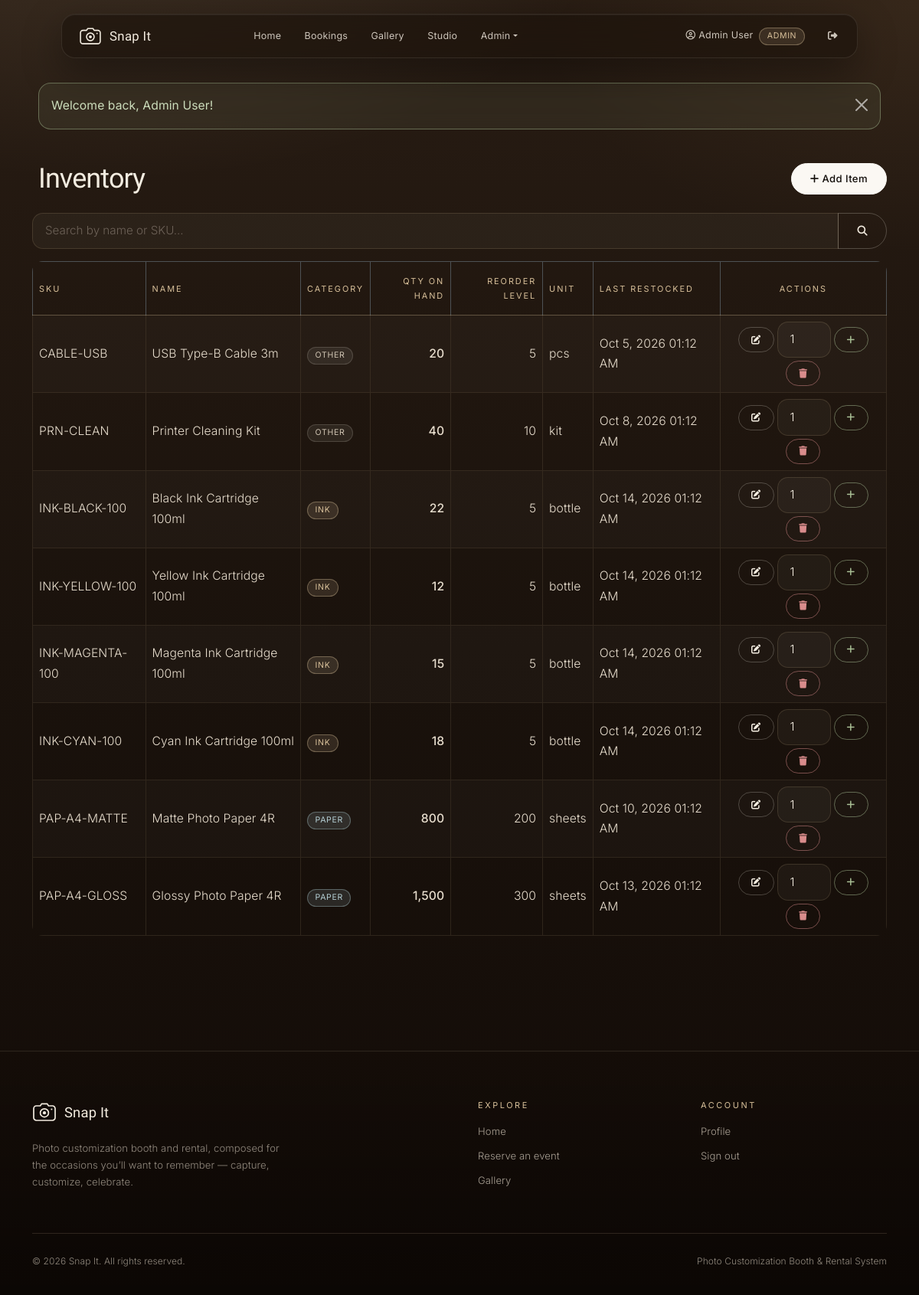
/inventory/index.php (signed in), run on the app's committed database.
### tables this page shows
CREATE TABLE IF NOT EXISTS inventory_items (
    item_id INT PRIMARY KEY AUTO_INCREMENT,
    sku VARCHAR(50) UNIQUE,
    name VARCHAR(150) NOT NULL,
    description VARCHAR(255),
    category ENUM('paper','ink','other') NOT NULL DEFAULT 'other',
    quantity_on_hand INT NOT NULL DEFAULT 0,
    reorder_level INT NOT NULL DEFAULT 10,
    unit_measure VARCHAR(30) NOT NULL DEFAULT 'pcs',
    last_restocked_at DATETIME NULL,
    created_at DATETIME NOT NULL DEFAULT CURRENT_TIMESTAMP
);

### includes/functions.php (called while the page is built, shortened)
<?php
function e($str) {
    return htmlspecialchars((string)$str, ENT_QUOTES, 'UTF-8');
}
function has_flash() {
    return isset($_SESSION['flash_message']);
}
function get_flash_message() {
    if (has_flash()) {
        $msg = $_SESSION['flash_message'];
        $type = $_SESSION['flash_type'] ?? 'warning';
        return ['message' => $msg, 'type' => $type];
    }
    return null;
}
function is_loggedin() {
    return isset($_SESSION['user_id']) && !empty($_SESSION['user_id']);
}
function is_staff() {
    return is_loggedin() && in_array(($_SESSION['role'] ?? ''), ['staff', 'admin']);
}
function format_date($dateStr, $withTime = false) {
    $ts = strtotime($dateStr);
    if ($withTime) return date('M j, Y h:i A', $ts);
    return date('M j, Y', $ts);
}
function site_base() {
    static $base = null;
    if ($base !== null) return $base;
    $script = str_replace('\\', '/', $_SERVER['SCRIPT_NAME'] ?? '/index.php');
    $root = realpath(dirname(__DIR__));
    $file = !empty($_SERVER['SCRIPT_FILENAME']) ? realpath($_SERVER['SCRIPT_FILENAME']) : false;
    if ($root && $file) {
        $root = str_replace('\\', '/', $root);
        $file = str_replace('\\', '/', $file);
        if (stripos($file, $root . '/') === 0) {
            $depth = substr_count(substr($file, strlen($root) + 1), '/');
            $parts = explode('/', $script);
            $parts = array_slice($parts, 0, max(0, count($parts) - 1 - $depth));
            return $base = rtrim(implode('/', $parts), '/');
        }
    }
    return $base = rtrim(dirname($script), '/');
}
function site_url($path = '') {
    $b = site_base();
    if ($path === '') return $b . '/';
    $path = ltrim($path, '/');
    return $b . '/' . $path;
}
function avatar_url($file) {
    $file = basename((string)$file);
    if ($file === '' || !preg_match('/^[A-Za-z0-9_\-]+\.(jpg|png|webp)$/', $file)) return null;
    return site_url('uploads/avatars/' . $file);
}
function current_user_avatar($conn) {
    if (!array_key_exists('avatar', $_SESSION)) {
        try {
            $s = mysqli_prepare($conn, "SELECT avatar FROM users WHERE user_id = ? LIMIT 1");
            $uid = (int)$_SESSION['user_id'];
            mysqli_stmt_bind_param($s, 'i', $uid);
            mysqli_stmt_execute($s);
            $row = mysqli_fetch_assoc(mysqli_stmt_get_result($s));
        } catch (Throwable $ex) {  }
    }
    return $_SESSION['avatar'];
}

### inventory/index.php (the view, shortened to what this page needs)
<?php
require_once __DIR__ . '/../includes/functions.php';
require_once __DIR__ . '/../includes/config.php';
$search = trim($_GET['q'] ?? '');
$where = '';
$sql = "SELECT * FROM inventory_items $where ORDER BY item_id DESC";
$stmt = mysqli_prepare($conn, $sql);
mysqli_stmt_execute($stmt);
$result = mysqli_stmt_get_result($stmt);
$items = [];
while ($row = mysqli_fetch_assoc($result)) {
    $items[] = $row;
}
require __DIR__ . '/../includes/header.php';
require __DIR__ . '/../includes/alert.php';
?>
<div class="container py-4">
    <div class="d-flex justify-content-between align-items-center mb-4 flex-wrap gap-2">
        <h2 class="mb-0"><i class="fa-solid fa-boxes-stocked me-2"></i>Inventory</h2>
        <a href="<?= e(site_url('inventory/create.php')) ?>" class="btn btn-primary">
            <i class="fa-solid fa-plus me-1"></i>Add Item
        </a>
    </div>
    <form method="GET" class="mb-3">
        <div class="input-group">
            <input type="text" name="q" class="form-control" placeholder="Search by name or SKU..."
                value="<?= e($search) ?>">
            <button class="btn btn-outline-secondary" type="submit">
                <i class="fa-solid fa-magnifying-glass"></i>
            </button>
        </div>
    </form>
    <div class="table-responsive">
        <table class="table table-striped table-bordered align-middle">
            <thead class="table-dark">
                <tr>
                    <th>SKU</th>
                    <th>Name</th>
                    <th>Category</th>
                    <th class="text-end">Qty on Hand</th>
                    <th class="text-end">Reorder Level</th>
                    <th>Unit</th>
                    <th>Last Restocked</th>
                    <th class="text-center">Actions</th>
                </tr>
            </thead>
            <tbody>
                <?php if (empty($items)): ?>
                    <tr>
                        <td colspan="8" class="text-center text-muted py-4">No inventory items found.</td>
                    </tr>
                <?php else: ?>
                    <?php foreach ($items as $item): ?>
                        <?php $lowStock = (int)$item['quantity_on_hand'] <= (int)$item['reorder_level']; ?>
                        <tr class="<?= $lowStock ? 'reorder-alert table-warning' : '' ?>">
                            <td><?= e($item['sku'] ?? '-') ?></td>
                            <td>
                                <?= e($item['name']) ?>
                            </td>
                            <td>
                                <?php
                                $catMap = ['paper' => 'Paper', 'ink' => 'Ink', 'other' => 'Other'];
                                $catBadge = ['paper' => 'bg-info text-dark', 'ink' => 'bg-primary', 'other' => 'bg-secondary'];
                                ?>
                                <span class="badge <?= $catBadge[$item['category']] ?? 'bg-secondary' ?>">
                                    <?= e($catMap[$item['category']] ?? $item['category']) ?>
                                </span>
                            </td>
                            <td class="text-end fw-bold <?= $lowStock ? 'text-danger' : '' ?>">
                                <?= e(number_format($item['quantity_on_hand'])) ?>
                            </td>
                            <td class="text-end"><?= e(number_format($item['reorder_level'])) ?></td>
                            <td><?= e($item['unit_measure']) ?></td>
                            <td><?= e(format_date($item['last_restocked_at'], true)) ?></td>
                            <td class="text-center">
                                <div class="d-inline-flex gap-1 align-items-center flex-wrap justify-content-center">
                                    <a href="<?= e(site_url('inventory/edit.php?id=' . $item['item_id'])) ?>"
                                        class="btn btn-sm btn-outline-primary" title="Edit">
                                        <i class="fa-solid fa-pen-to-square"></i>
                                    </a>
                                    <form method="POST" action="<?= e(site_url('inventory/restock.php')) ?>"
                                        class="d-inline-flex align-items-center gap-1">
                                        <input type="number" name="add_qty" min="1" value="1"
                                            class="form-control form-control-sm" style="width: 70px;" required>
                                        <button type="submit" class="btn btn-sm btn-outline-success" title="Restock">
                                            <i class="fa-solid fa-plus"></i>
                                        </button>
                                    </form>
                                    <a href="<?= e(site_url('inventory/delete.php?id=' . $item['item_id'])) ?>"
                                        class="btn btn-sm btn-outline-danger" title="Delete"
                                        onclick="return confirm('Delete this inventory item?');">
                                        <i class="fa-solid fa-trash"></i>
                                    </a>
                                </div>
                            </td>
                        </tr>
                    <?php endforeach; ?>
                <?php endif; ?>
            </tbody>
        </table>
    </div>
</div>
<?php require __DIR__ . '/../includes/footer.php'; ?>

### includes/header.php (shortened to what this page needs)
<?php
require_once __DIR__ . '/functions.php';
?>
<!DOCTYPE html>
<html lang="en" data-bs-theme="dark">
<head>
    <link href="https://cdn.jsdelivr.net/npm/bootstrap@5.3.2/dist/css/bootstrap.min.css" rel="stylesheet"
>
    <link rel="stylesheet" href="https://cdnjs.cloudflare.com/ajax/libs/font-awesome/6.4.2/css/all.min.css"
 />
    <link href="<?= e(site_url('includes/style/style.css')) ?>?v=<?= (int)@filemtime(__DIR__ . '/style/style.css') ?>" rel="stylesheet" type="text/css">
</head>
<body>
<nav class="navbar navbar-expand-lg navbar-snapit">
    <div class="container-fluid container-lg">
        <a class="navbar-brand" href="<?= e(site_url()) ?>" aria-label="Snap It — home">
            <span>Snap It</span>
        </a>
        <div class="collapse navbar-collapse" id="snapitNavbar">
            <ul class="navbar-nav mx-lg-auto mb-2 mb-lg-0">
                <li class="nav-item"><a class="nav-link" href="<?= e(site_url()) ?>">Home</a></li>
                <?php if (is_loggedin()): ?>
                    <li class="nav-item"><a class="nav-link" href="<?= e(site_url('booking/index.php')) ?>">Bookings</a></li>
                    <li class="nav-item"><a class="nav-link" href="<?= e(site_url('gallery/index.php')) ?>">Gallery</a></li>
                    <li class="nav-item"><a class="nav-link" href="<?= e(site_url('booth/index.php')) ?>">Studio</a></li>
                <?php endif; ?>
                <?php if (is_staff()): ?>
                    <li class="nav-item dropdown">
                        <a class="nav-link dropdown-toggle" href="#" role="button" data-bs-toggle="dropdown">Admin</a>
                    </li>
                <?php endif; ?>
            </ul>
            <ul class="navbar-nav ms-auto align-items-lg-center">
                <?php if (is_loggedin()): ?>
                    <li class="nav-item">
                        <a class="nav-link" href="<?= e(site_url('users/profile.php')) ?>">
                            <?php $__av = isset($conn) ? avatar_url(current_user_avatar($conn)) : null; ?>
                            <?php if ($__av): ?><img src="<?= e($__av) ?>" alt="" width="24" height="24" class="me-1" style="border-radius:50%;object-fit:cover;vertical-align:middle"><?php else: ?><i class="fa-regular fa-circle-user me-1"></i><?php endif; ?><?= e($_SESSION['name'] ?? 'Account') ?>
                            <span class="badge badge-snapit ms-1"><?= e(ucfirst($_SESSION['role'] ?? 'customer')) ?></span>
                        </a>
                    </li>
                    <li class="nav-item">
                        <a class="nav-link" href="<?= e(site_url('users/logout.php')) ?>" title="Log out" aria-label="Log out">
                            <i class="fa-solid fa-right-from-bracket"></i>
                        </a>
                    </li>
                <?php endif; ?>
            </ul>
        </div>
    </div>
</nav>

### includes/alert.php
<?php
require_once __DIR__ . '/functions.php';
$flash = get_flash_message();
if ($flash):
    $type = $flash['type'] === 'danger' ? 'danger' : ($flash['type'] === 'success' ? 'success' : ($flash['type'] === 'info' ? 'info' : 'warning'));
?>
<div class="alert alert-<?= e($type) ?> alert-dismissible fade show" role="alert">
    <strong><?= e($flash['message']) ?></strong>
    <button type="button" class="btn-close" data-bs-dismiss="alert" aria-label="Close"></button>
</div>
<?php endif; ?>

### includes/footer.php (shortened to what this page needs)
<footer class="footer-lux">
    <div class="container">
        <div class="row g-5">
            <div class="col-lg-5">
                <span class="footer-brand">
                    Snap It
                </span>
                <p>Photo customization booth and rental, composed for the occasions you&rsquo;ll want to remember &mdash; capture, customize, celebrate.</p>
            </div>
            <div class="col-6 col-lg-3 offset-lg-1">
                <h6>Explore</h6>
                <ul>
                    <li><a href="<?= e(site_url()) ?>">Home</a></li>
                    <li><a href="<?= e(site_url('booking/create.php')) ?>">Reserve an event</a></li>
                    <?php if (is_loggedin()): ?>
                        <li><a href="<?= e(site_url('gallery/index.php')) ?>">Gallery</a></li>
                    <?php endif; ?>
                </ul>
            </div>
            <div class="col-6 col-lg-3">
                <h6>Account</h6>
                <ul>
                    <?php if (is_loggedin()): ?>
                        <li><a href="<?= e(site_url('users/profile.php')) ?>">Profile</a></li>
                        <li><a href="<?= e(site_url('users/logout.php')) ?>">Sign out</a></li>
                    <?php else: ?>
                        <li><a href="<?= e(site_url('users/login.php')) ?>">Sign in</a></li>
                        <li><a href="<?= e(site_url('users/register.php')) ?>">Create account</a></li>
                    <?php endif; ?>
                </ul>
            </div>
        </div>
        <div class="footer-base">
            <span>&copy; <?= date('Y') ?> Snap It. All rights reserved.</span>
            <span>Photo Customization Booth &amp; Rental System</span>
        </div>
    </div>
</footer>
</body>
</html>

### data on the page
inventory_items: sku "CABLE-USB", name "USB Type-B Cable 3m", category "OTHER", quantity_on_hand "20", reorder_level "5", unit_measure "pcs", last_restocked_at "Oct 5, 2026 01:12 AM"
inventory_items: sku "PRN-CLEAN", name "Printer Cleaning Kit", category "OTHER", quantity_on_hand "40", reorder_level "10", unit_measure "kit", last_restocked_at "Oct 8, 2026 01:12 AM"
inventory_items: sku "INK-BLACK-100", name "Black Ink Cartridge 100ml", category "INK", quantity_on_hand "22", reorder_level "5", unit_measure "bottle", last_restocked_at "Oct 14, 2026 01:12 AM"
inventory_items: sku "INK-YELLOW-100", name "Yellow Ink Cartridge 100ml", category "INK", quantity_on_hand "12", reorder_level "5", unit_measure "bottle", last_restocked_at "Oct 14, 2026 01:12 AM"
inventory_items: sku "INK-MAGENTA-100", name "Magenta Ink Cartridge 100ml", category "INK", quantity_on_hand "15", reorder_level "5", unit_measure "bottle", last_restocked_at "Oct 14, 2026 01:12 AM"
inventory_items: sku "INK-CYAN-100", name "Cyan Ink Cartridge 100ml", category "INK", quantity_on_hand "18", reorder_level "5", unit_measure "bottle", last_restocked_at "Oct 14, 2026 01:12 AM"
inventory_items: sku "PAP-A4-MATTE", name "Matte Photo Paper 4R", category "PAPER", quantity_on_hand "800", reorder_level "200", unit_measure "sheets", last_restocked_at "Oct 10, 2026 01:12 AM"
inventory_items: sku "PAP-A4-GLOSS", name "Glossy Photo Paper 4R", category "PAPER", quantity_on_hand "1,500", reorder_level "300", unit_measure "sheets", last_restocked_at "Oct 13, 2026 01:12 AM"

### other printed values
$_SESSION['name'] "Admin User"
$_SESSION['role'] "ADMIN"
$flash['message'] "Welcome back, Admin User!"
